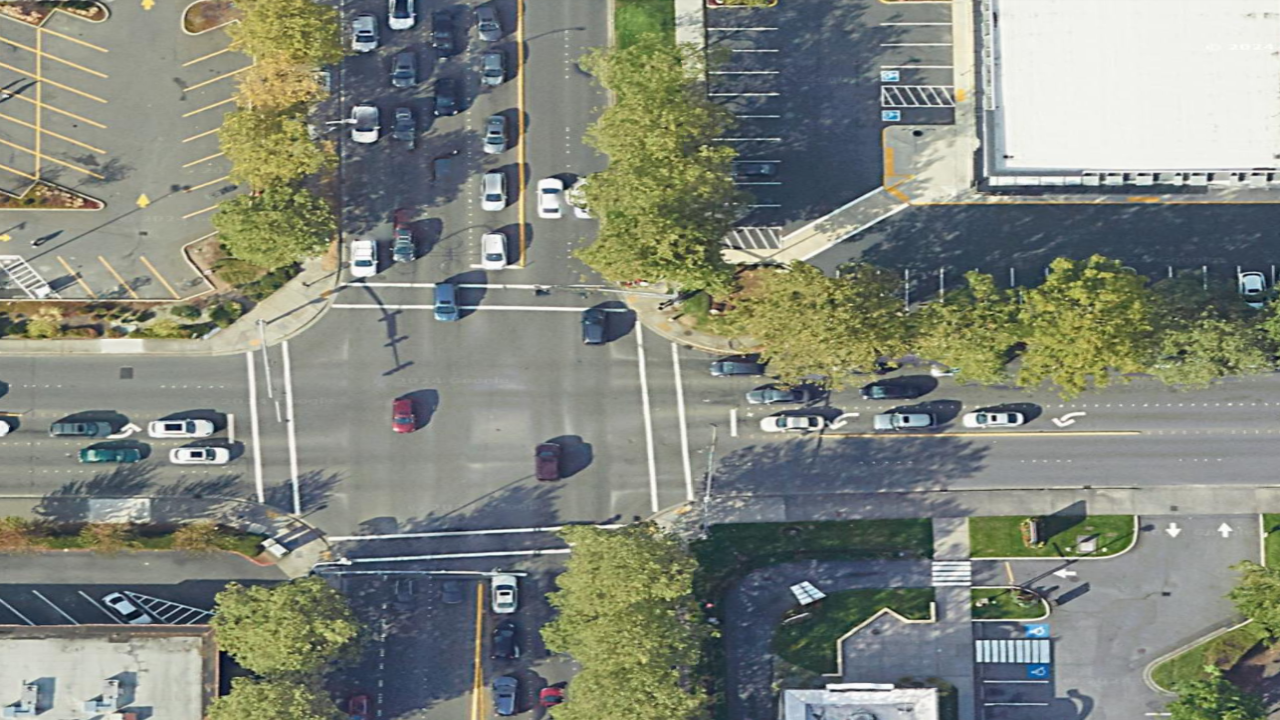
#> input picture src/MUST_analysis_tools/must_sensor_intersection_1_rescaled.png, 1280 x 720 px, found by its file name
$ python image_warp.py   (older library calls are emulated)
#> lines starting #> are read from the running program, lines starting #| are printed output that depends on the picture
import random

import numpy as np
import cv2
import skimage
import os
import csv
import copy

zero_pos = [-122.143246, 47.627705]
lon_to_x = 111111.0 * np.cos(zero_pos[1] * np.pi / 180)
lat_to_y = 111111.0
x_to_lon = (1 / 111111.0) / np.cos(zero_pos[1] * np.pi / 180)
y_to_lat = (1 / 111111.0)
lower_left_longitude = -122.143605  # Lower-left corner longitude
lower_left_latitude = 47.627545  # Lower-left corner latitude
upper_right_longitude = -122.142310  # Upper-right corner longitude
upper_right_latitude = 47.628340  # Upper-right corner latitude

lower_left_x = (lower_left_longitude - zero_pos[0]) * lon_to_x
lower_left_y = (lower_left_latitude - zero_pos[1]) * lat_to_y
upper_right_x = (upper_right_longitude - zero_pos[0]) * lon_to_x
upper_right_y = (upper_right_latitude - zero_pos[1]) * lat_to_y
img_x_to_local_x = (upper_right_x - lower_left_x) / 1280.0
img_y_to_local_y = (upper_right_y - lower_left_y) / 720.0
# X * 0.0757 + -26.88 = 0, X = 355
# Y * -0.122 + -17.77 = 0, Y = 146
# img * 0.0757 - 26.88 = meter
# img = (meter - lower_left_x) / img_x_to_local_x

M_img_to_meters = np.array([[img_x_to_local_x, 0, lower_left_x],
                   [0, -img_y_to_local_y, upper_right_y],
                   [0, 0, 1]])
# newcameramatrix, roi = cv2.getOptimalNewCameraMatrix(K, d, (1280, 720), 1, (1280, 720))

# K = np.array([[1120, 0, 638], [0, 1330, 384], [0, 0, 1]])
# d = np.array([-0.562, 0.06, 0.01, 0.009, 0])
# newcameramatrix = np.array([[326, 0, 724], [0, 523, 375], [0, 0, 1]])
# H_und_final = np.array([[-4.82123442e-02, 2.95270511e-02, 1.73626347e+01],
#                         [ 5.02026236e-02, 2.21597888e-02, -4.89406274e+01],
#                         [-4.43067120e-04, -2.93027231e-03, 1.00000000e+00]])
# H_und_nometers = np.array([[-7.93599077e-01, -6.50039543e-01, 5.84020354e+02],
#                         [-6.64004545e-01, -1.86580638e+00, 9.74007023e+02],
#                         [-4.43067120e-04, -2.93027231e-03, 1.00000000e+00]])

# 2024_08_28_10_56_00.21 3 2 1 1015 544 133 84 47.62764556748977 -122.14306385256734  0.0 0.0
# 2024_08_28_10_56_24.57 344 2 10 201 346 44 45 47.62800703622254 -122.1432382396437  2.5264302245829278 -18.994369088108694
x_test = (-122.1432382396437 - zero_pos[0]) * lon_to_x
y_test = (47.62800703622254 - zero_pos[1]) * lat_to_y
x_test2 = (-122.1432382396437 - lower_left_longitude) * lon_to_x + lower_left_x
y_test2 = (47.62800703622254 - lower_left_latitude) * lat_to_y + lower_left_y
x_test_img = (x_test - lower_left_x) / img_x_to_local_x
y_test_img = (y_test - lower_left_y) / img_y_to_local_y
x_test3 = 201 * img_x_to_local_x + lower_left_x
y_test3 = 346 * img_y_to_local_y + lower_left_y

# [186 lines left out: functions image_xy_to_local_xy_meters, draw_points, display_pairs, load_csv_data, test_homography, measure_reproj_error and 2 more, not called in this run]


def main():
    reference = cv2.imread('/home/annika/Documents/LEIDOS/Freight CP/must_sensor_intersection_1_rescaled.png')
#> reference is the input picture: shape (720, 1280, 3); mean B, G, R 123.5, 134.5, 129.7
    gray_maps_image = cv2.cvtColor(reference, cv2.COLOR_BGR2GRAY)
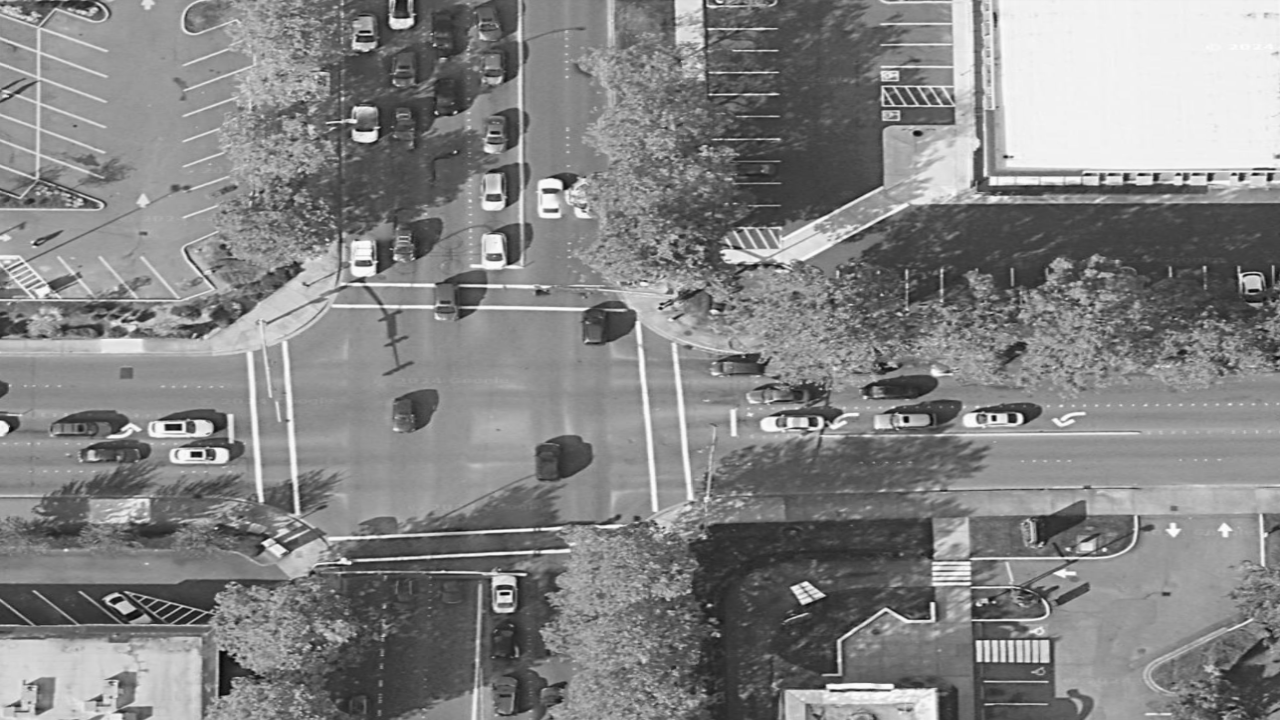
#> gray_maps_image: shape (720, 1280); min 4, max 254, mean 131.8
    # [4 lines of commented-out code are left out]
    frame = cv2.imread('/home/annika/Documents/LEIDOS/Freight CP/must_sensor_image.png')
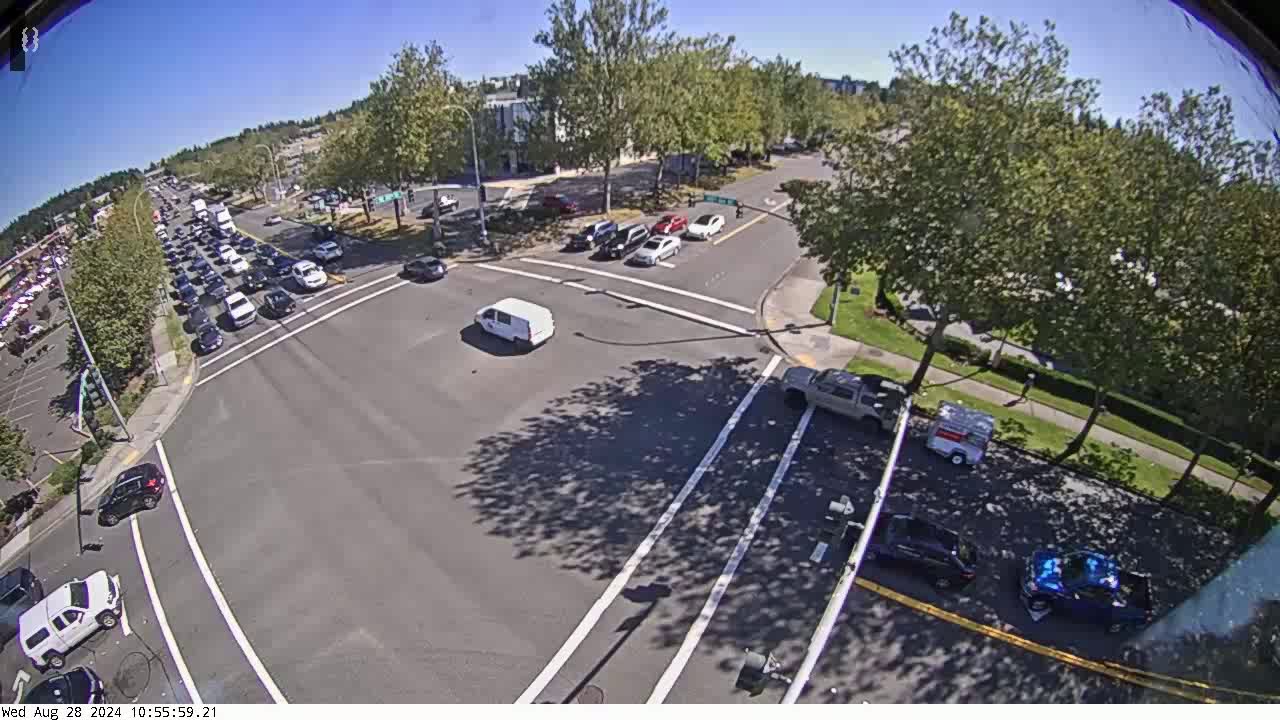
#> input picture src/MUST_analysis_tools/must_sensor_image.png, 1280 x 720 px, found by its file name
#> frame is the input picture: shape (720, 1280, 3); mean B, G, R 118.2, 112.1, 111.7
    gray_camera_image = cv2.cvtColor(frame, cv2.COLOR_BGR2GRAY)
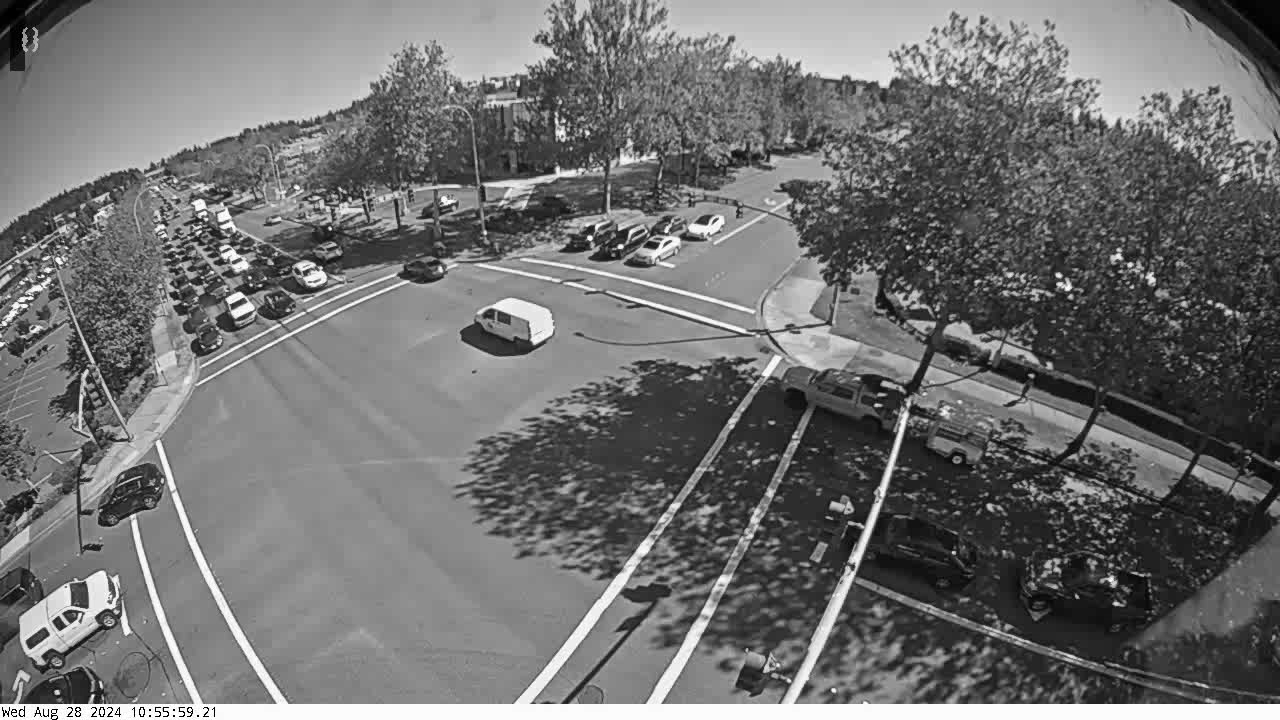
#> gray_camera_image: shape (720, 1280); min 0, max 255, mean 112.6
    # pts1 = np.float32([[157, 443], [458, 265], [756, 313], [1106, 667]])
    # Points from the MUST sensor view, must_sensor_image.png
    img_points = [[22, 673], [362, 630], [160, 441], [54, 360], [854, 584], [1106, 667], [784, 358], [832, 325],
                       [673, 268], [775, 206], [512, 188], [558, 175], [526, 257], [199, 371], [346, 286], [246, 236],
                       [132, 634], [184, 681], [707, 631], [119, 576], [130, 518], [716, 246], [797, 200], [462, 407],
                       [754, 315], [760, 340], [698, 344], [169, 317], [163, 272], [346, 207], [170, 386], [45, 451],
                       [286, 515], [229, 419], [102, 540], [45, 581], [66, 567], [92, 664], [137, 702], [36, 489],
                       [33, 416], [37, 403], [42, 390], [865, 706], [306, 303], [481, 285], [211, 572], [162, 610],
                       [325, 321], [310, 315], [609, 274], [584, 285], [757, 538], [682, 507], [923, 609], [1029, 646]]

    # pts2 = np.float32([[285, 343], [627, 313*scale*y_scale], [694*scale*x_scale, 501*scale*y_scale], [480*scale*x_scale, 670]])
    # pts2 = np.float32([[285, 343], [627, 313], [694, 501], [480, 670]])
    # Points from google maps, must_sensor_intersection_1_rescaled.png
    object_points = [[132, 425], [346, 497], [288, 342], [108, 52], [479, 585], [480, 670], [640, 530], [705, 538],
                       [732, 436], [1062, 428], [885, 188], [971, 191], [677, 346], [340, 288], [525, 270], [518, 4],
                       [235, 446], [256, 473], [433, 562], [234, 415], [249, 387], [818, 439], [1138, 436], [472, 446],
                       [688, 502], [653, 512], [613, 493], [325, 126], [343, 4], [706, 8], [310, 288], [145, 257],
                       [349, 444], [349, 361], [223, 389], [164, 389], [187, 389], [200, 446], [225, 469], [138, 300],
                       [105, 180], [105, 153], [106, 128], [432, 595], [472, 271], [613, 360], [296, 443], [259, 444],
                       [472, 310], [470, 289], [682, 411], [651, 410], [482, 558], [486, 538], [480, 612], [479, 642]]

    vehicle_files = ['/home/annika/fcp_ws/other/Analysis_UWTest2/MUST-EL_2_vehicle_image_data.csv',
                    '/home/annika/fcp_ws/other/Analysis_UWTest2/MUST-EL_3_vehicle_image_data.csv',
                    '/home/annika/fcp_ws/other/Analysis_UWTest2/MUST-ER_1_vehicle_image_data.csv',
                    '/home/annika/fcp_ws/other/Analysis_UWTest2/MUST-ER_2_vehicle_image_data.csv',
                    '/home/annika/fcp_ws/other/Analysis_UWTest2/MUST-NL_2_vehicle_image_data.csv',
                    '/home/annika/fcp_ws/other/Analysis_UWTest2/MUST-NL_3_vehicle_image_data.csv',
                    '/home/annika/fcp_ws/other/Analysis_UWTest2/MUST-NR_1_vehicle_image_data.csv',
                    '/home/annika/fcp_ws/other/Analysis_UWTest2/MUST-NR_2_vehicle_image_data.csv',
                    '/home/annika/fcp_ws/other/Analysis_UWTest2/MUST-NR_3_vehicle_image_data.csv',
                    '/home/annika/fcp_ws/other/Analysis_UWTest2/MUST-NR_4_vehicle_image_data.csv',
                    '/home/annika/fcp_ws/other/Analysis_UWTest2/MUST-NS_1_vehicle_image_data.csv',
                    '/home/annika/fcp_ws/other/Analysis_UWTest2/MUST-NS_4_vehicle_image_data.csv',
                    '/home/annika/fcp_ws/other/Analysis_UWTest2/MUST-NS_5_vehicle_image_data.csv',
                    '/home/annika/fcp_ws/other/Analysis_UWTest2/MUST-SL_2_vehicle_image_data.csv',
                    '/home/annika/fcp_ws/other/Analysis_UWTest2/MUST-SL_3_vehicle_image_data.csv',
                    '/home/annika/fcp_ws/other/Analysis_UWTest2/MUST-SR_1_vehicle_image_data.csv',
                    '/home/annika/fcp_ws/other/Analysis_UWTest2/MUST-SR_2_vehicle_image_data.csv',
                    '/home/annika/fcp_ws/other/Analysis_UWTest2/MUST-SS_1_vehicle_image_data.csv',
                    '/home/annika/fcp_ws/other/Analysis_UWTest2/MUST-SS_2_vehicle_image_data.csv']
    # [9 lines of commented-out code are left out]

    img_points = np.float32(img_points)
    object_points = np.float32(object_points)

    # points_allowed = [1, 17, 16, 19, 34, 36, 2, 30, 13, 32, 33, 44, 14, 23, 45, 12, 8, 26, 24, 25, 6, 18, 4, 7,
    #                   46, 47, 48, 49, 50, 51, 52, 53, 54, 55]
    allowed_corners = np.array([[208, 220], [770, 624]])
    points_allowed = np.arange(len(object_points))[
        (object_points[:, 0] > allowed_corners[0, 0]) &
        (object_points[:, 0] < allowed_corners[1, 0]) &
        (object_points[:, 1] > allowed_corners[0, 1]) &
        (object_points[:, 1] < allowed_corners[1, 1])
        ]
    # [6 lines of commented-out code are left out]
    object_points_3d = np.float32(np.append(object_points, np.zeros((len(object_points), 1)), 1))
    object_points_norm = np.float32(np.append(object_points, np.ones((len(object_points), 1)), 1))
    object_points_meters = np.float32((M_img_to_meters @ object_points_norm.T).T[:, 0:2])

    # [9 lines of commented-out code are left out]
    K = np.array([[1000, 0, 640], [0, 1000, -360], [0, 0, 1]])
    # d = np.array([-0.50, 0.0, -0.001, 0.0011, 0.0])
    d = np.array([0.0, 0.0, 0.0, 0.0, 0.0])

    K = [[9.67481868e+02, 0.00000000e+00, 6.46144849e+02],
         [0.00000000e+00, 1.02946621e+03, 3.49298579e+02],
         [0.00000000e+00, 0.00000000e+00, 1.00000000e+00]]
    d = [-0.80916231, 0.52110152, 0.0016839, -0.00374791, -0.14427669]
    newcameramatrix = [[104.30975877, 0., 255.37791574],
                       [0., 344.09854501, 244.28976651],
                       [0., 0., 1.]]
    H_und_nometers = [[-1.60736160e-01, 4.37323614e-02, 2.05116017e+01],
         [2.16078130e-01, 3.09327514e-02, -6.94170640e+01],
         [-7.65483284e-04, -5.58295093e-03, 1.00000000e+00]]

    # [13 lines of commented-out code are left out]
#> (the run stopped early here; a loop or call above may not have finished)
